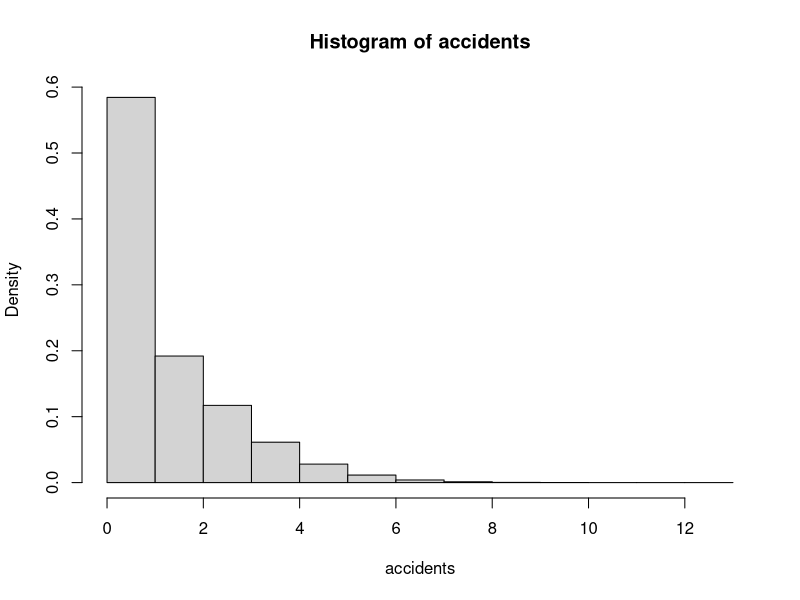
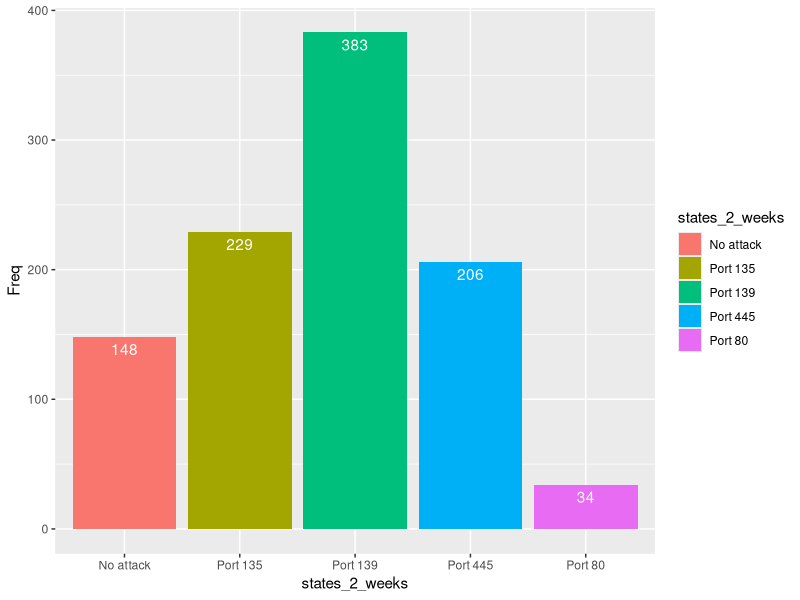

R code for these plots, in order:
## ---- chunk 1

pick_ace_deck <- function( ) {
  deck <- c("a_c", "2_c", "3_c", "4_c", "5_c", "6_c", "7_c", "8_c", "9_c", "10_c", "j_c", "q_c", "k_c",
            "a_r", "2_r", "3_r", "4_r", "5_r", "6_r", "7_r", "8_r", "9_r", "10_r", "j_r", "q_r", "k_r",
            "a_t", "2_t", "3_t", "4_t", "5_t", "6_t", "7_t", "8_t", "9_t", "10_t", "j_t", "q_t", "k_t",
            "a_p", "2_p", "3_p", "4_p", "5_p", "6_p", "7_p", "8_p", "9_p", "10_p", "j_p", "q_p", "k_p")
  sample_space <- length(deck)
  cards <- character()
  ace <- FALSE
  i <- 1
  
  while (ace == FALSE) {
    
    cards[i] <- sample(deck, 1, prob = rep(c(1 / sample_space), sample_space))
    if (substr(cards[i], 1, 1) == "a")
      ace <- TRUE
    else
      i <- i + 1
    
  }
  
  return(i)
  
}

## ---- chunk 2

trials <- 1000
res <- replicate(trials, pick_ace_deck())
cat("Mean: ", mean(res), "\tVariance: ", var(res))

## ---- chunk 3

n <- 1000000
a <- 0
b <- 3
set.seed(1)
rand_lambda <- runif(n, min = a, max = b)
accidents <- rpois(n, rand_lambda)
hist(accidents, breaks = 18, freq = FALSE)
accidents_mean <- mean(accidents)
accidents_var <- var(accidents)

## ---- chunk 4

cat("Mean=", accidents_mean, "\tVariance=", accidents_var)

## ---- chunk 5

dolphins <- matrix(c(0.84, 0.11, 0.01, 0.04, 0.00, 0.03, 0.80, 0.04, 0.10, 0.03, 0.01, 0.15, 0.70, 0.07, 0.07,
                          0.03, 0.19, 0.02, 0.75, 0.01, 0.03, 0.09, 0.05, 0.00, 0.83), ncol = 5, byrow = TRUE)

## ---- chunk 6

error <- 10 ** -8
i <- 1
A_n_minus_1 <- dolphins
number_entries <- dim(dolphins)[1] * dim(dolphins)[2]
flag <- TRUE

while (flag) {
  
  A_n <- A_n_minus_1 %*% dolphins
  aux_mat <- A_n - A_n_minus_1
  aux_count <- length(aux_mat[abs(aux_mat) < error])
  if (aux_count == number_entries) {
    flag <- FALSE
    
  }
  else {
    
    i <- i + 1
    A_n_minus_1 <- A_n
    
  }
  
}

cat("In", i, "iterations, the matrix transition converges to the following matrix:\n")
print(A_n)

## ---- chunk 7

attacks <- matrix(c(0, 0, 0, 0, 1,0, 8/13, 3/13, 1/13, 1/13, 1/16, 3/16, 3/8, 1/4, 1/8, 0, 1/11, 4/11, 5/11, 1/11, 0, 1/8, 1/2, 1/8, 1/4), ncol = 5, byrow = TRUE)

init_dist = c(0, 0, 0, 0, 1)

## ---- chunk 8

markov <- function(init,mat,n,labels) { 
  
  if (missing(labels)) labels <- 1:length(init)
  simlist <- numeric(n+1)
  states <- 1:length(init)
  simlist[1] <- sample(states,1,prob=init)
  for (i in 2:(n+1)) 
  { simlist[i] <- sample(states,1,prob=mat[simlist[i-1],]) }
  labels[simlist]
  
}

## ---- chunk 9

library(ggplot2)

n <- 2
labels <- c('Port 80', 'Port 135', 'Port 139', 'Port 445', 'No attack')
trials <- 1000
res <- replicate(trials, markov(mat = attacks,init = init_dist,
                                n = n, labels = labels))
states_2_weeks <- res[3,]
counts <- as.data.frame(table(states_2_weeks))
ggplot(counts, aes(x=states_2_weeks, y=Freq, fill=states_2_weeks)) +
  geom_bar(stat = "identity") + 
  geom_text(aes(label = Freq), vjust = 1.5, color = "white") +
  labs(cat("Attacked ports after 2 weeks (", trials, " trials )"))

## ---- chunk 10

error <- 10 ** -8
i <- 1
A_n_minus_1 <- attacks
number_entries <- dim(attacks)[1] * dim(attacks)[2]
flag <- TRUE

while (flag) {
  
  A_n <- A_n_minus_1 %*% attacks
  aux_mat <- A_n - A_n_minus_1
  aux_count <- length(aux_mat[abs(aux_mat) < error])
  if (aux_count == number_entries) {
    flag <- FALSE
    
  }
  else {
    
    i <- i + 1
    A_n_minus_1 <- A_n
    
  }
  
}

cat("In", i, "iterations, the matrix transition converges to the following matrix:\n")
print(A_n)

## ---- chunk 11
  
gamble <- function(k, n, p, goal) {
  
	stake <- k
	stake_historic <- integer()
	reach_goal <- FALSE
	i <- 1
	
	while (stake > 0 & stake < n) {
	  
		bet <- sample(c(-1, 1), 1, prob = c(1 - p, p))
		stake <- stake + bet
		stake_historic[i] <- stake 
		if (stake == goal)
		  reach_goal = TRUE
		i <- i + 1
		
	}
	
	if (stake == 0) 
	   return(list(1, reach_goal)) 
	else 
	  return(list(0, reach_goal))
	
} 


k <- 2
n <-  1000
p <- 0.50
goal <- 5
trials <- 1000
res <- replicate(trials, gamble(k, n, p, goal))
res_not_reach_goal <- res[2, res[1,] == 1 & res[2,] == FALSE]
prob_not_reach_goal <- length(res_not_reach_goal) / trials
cat("The probability that the gambler is ruined before reaching the goal of $",
    goal, "is", prob_not_reach_goal, "\nwith p =", p, ", i.e. a fair game")

## ---- chunk 12

trans_matrix_gamblers_ruin <- matrix(c(1, 0, 0, 0, 0, 0,
                                       1 - p, 0, p, 0, 0, 0,
                                       0, 1 - p, 0, p, 0, 0,
                                       0, 0, 1 - p, 0, p, 0,
                                       0, 0, 0, 1 - p, 0, p,
                                       0, 0, 0, 0, 0, 1),
                                       ncol = 6, byrow = TRUE)
print(trans_matrix_gamblers_ruin)

## ---- chunk 13

error <- 10 ** -8
i <- 1
A_n_minus_1 <- trans_matrix_gamblers_ruin
number_entries <- dim(trans_matrix_gamblers_ruin)[1] * dim(trans_matrix_gamblers_ruin)[2]
flag <- TRUE

while (flag) {
  
  A_n <- A_n_minus_1 %*% trans_matrix_gamblers_ruin
  aux_mat <- A_n - A_n_minus_1
  aux_count <- length(aux_mat[abs(aux_mat) < error])
  if (aux_count == number_entries) {
    flag <- FALSE
  }
  
  else {
    
    i <- i + 1
    A_n_minus_1 <- A_n
    
  }
  
}

df_trans_matrix_gamblers_ruin = data.frame(round(A_n, 2))
rownames(df_trans_matrix_gamblers_ruin) <- c("wealthy_0", "wealthy_1",
                                             "wealthy_2", "wealthy_3",
                                             "wealthy_4", "wealthy_5")

colnames(df_trans_matrix_gamblers_ruin) <- c("wealthy_0", "wealthy_1",
                                             "wealthy_2", "wealthy_3",
                                             "wealthy_4", "wealthy_5")

cat("In", i, "iterations, the matrix transition converges to the following matrix:\n")

print(df_trans_matrix_gamblers_ruin)

